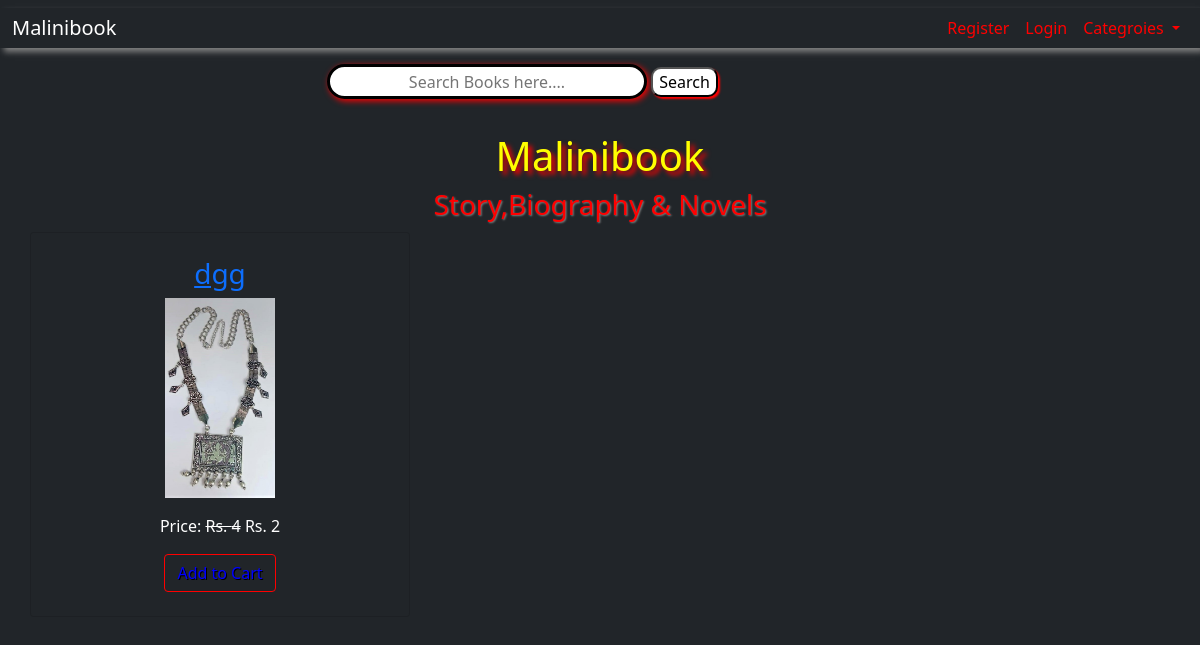
/story/, run on the app's committed database.
### book/models.py (models this page shows, shortened)
class Category(models.Model):
    title = models.CharField(max_length=200)
    slug = models.SlugField(unique=True)

class Product(models.Model):
    title = models.CharField(max_length=200)
    slug = models.SlugField(unique=True)
    category = models.ForeignKey(Category, on_delete=models.CASCADE)
    image = models.ImageField(upload_to="product/")
    marked_price = models.PositiveIntegerField()
    selling_price = models.PositiveIntegerField()
    description = models.TextField()
    view_count = models.PositiveIntegerField(default=0)

### book/views.py (the view)
# urls.py: path('story/', StoryView.as_view(), name='story'),
class StoryView(TemplateView):
    template_name = 'story.html'
    def get_context_data(self, **kwargs):
        context = super().get_context_data(**kwargs)
        context['allcategories'] = Category.objects.filter(pk=6)
        return context

### book/templates/story.html (shortened to what this page needs)
{% extends 'base.html' %}
{% block content %}
        {% for cat in allcategories %}
    <h3 style="text-align:center; margin-top:3px; margin-bottom:10px; color:red; text-shadow:1px 1px 2px grey;">{{cat.title}}</h3>
<div class="container">
    <div class="row">
        {% for p in cat.product_set.all %}
        <div class="col-xs-6 col-sm-6 col-md-4 col-lg-4 card bg-dark">
            <div class="m-4">
                <h3 class="text-center" ><a href="{% url 'detail' p.slug %}">{{p.title}}</a></h3>
                <a href="{% url 'detail' p.slug %}"> <img src="{{p.image.url}}" alt="" class="img-fluid" style="height:200px; object-fit:contain; "></a>
                <p class="mt-3" style="color:white;">Price: <strike>Rs. {{p.marked_price}}</strike> Rs. {{p.selling_price}}</p>
               <a href="{% url 'cart' p.id  %}" class="btn" id="button" style="color:blue; text-shadow:1px 1px black; border-style:solid; border-color:red;">Add to Cart</a>
           </div>
        </div>
        {% endfor %}
    </div>
{% endfor %}
</div>
{% endblock %}

### book/static/css/main.css (style rules this page uses)
.card { text-align:center; }

### data on the page
Category: title "Story,Biography & Novels"
Product: title "dgg", image (picture), marked_price "4", selling_price "2"
